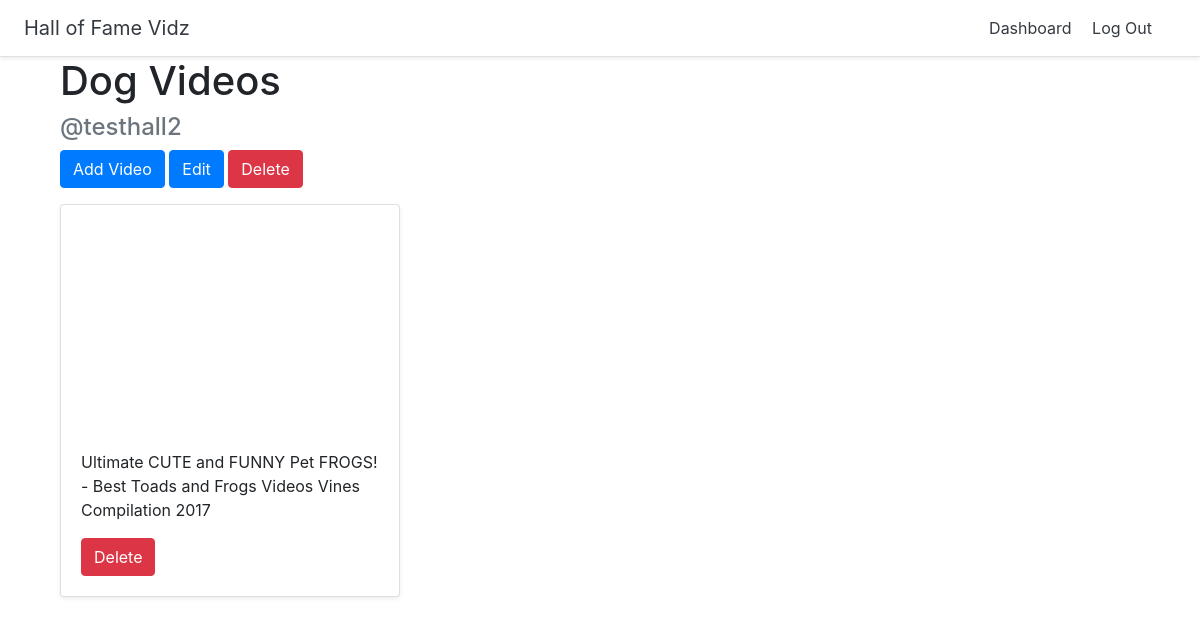
The page /halloffame/7/ (signed in) on the database its author committed.
### halls/models.py (models this page shows)
class Hall(models.Model):
    title = models.CharField(max_length=257)
    user = models.ForeignKey(User, related_name='halls', on_delete=models.CASCADE)

class Video(models.Model):
    title = models.CharField(max_length=257)
    url = models.URLField()
    youtube_id = models.CharField(max_length=257)
    hall = models.ForeignKey(Hall, on_delete=models.CASCADE)

### halls/views.py (the view)
# urls.py: path('<int:pk>/', views.DetailHall.as_view(), name='detail_hall'),
class DetailHall(generic.DetailView):
    model = Hall
    template_name = 'halls/detail_hall.html'

### halls/templates/halls/detail_hall.html
{% extends 'halls/halls_base.html' %}
{% block halls_content %}
<div class="container">
    <h1>{{ hall.title}}</h1>
    {% if user.id == hall.user.id %}
    <h4 class='text-muted' >@{{ hall.user.username }}</h4>
    <a class="btn btn-primary btn-large" href="{% url 'halls:add_video' hall.id %}">Add Video</a>
    <a class="btn btn-primary btn-large" href="{% url 'halls:update_hall' hall.id %}">Edit</a>
    <a class="btn btn-danger btn-large" href="{% url 'halls:delete_hall' hall.id %}">Delete</a>
    {% endif %}
    <div class="row">
        {% for video in hall.video_set.all %}
        <div class="col-md-4 mt-3">
            <div class="card mb-4 shadow-sm">
                <iframe width="100%" height="225" src="https://www.youtube.com/embed/{{ video.youtube_id }}" frameborder="0" allow="accelerometer; autoplay; encrypted-media; gyroscope; picture-in-picture" allowfullscreen></iframe>
                <div class="card-body">
                    <p class="card-text">{{ video.title }}</p>
                    {% if user.id == hall.user.id %}
                    <a class="btn btn-danger" href="{% url 'halls:delete_video' video.id %}">Delete</a>
                    {% endif %}
                </div>
            </div>
        </div>
        {% endfor %}
    </div>
</div>
{% endblock %}

### rows shown on the page
Hall: title "Dog Videos", user.username "testhall2"
Video: title "Ultimate CUTE and FUNNY Pet FROGS! - Best Toads and Frogs Videos Vines Compilation 2017"
